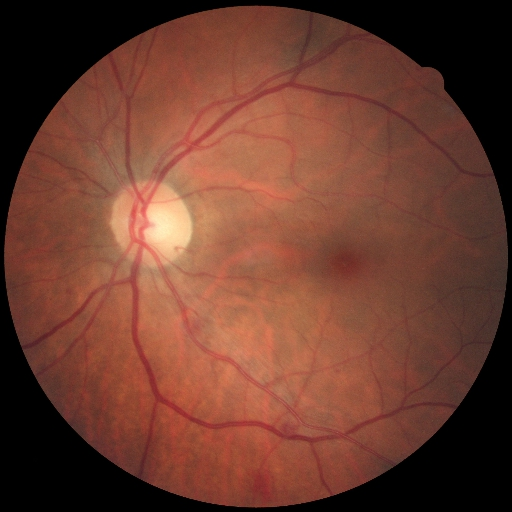
#> input picture M2_Fovea_loc/8_left.jpg, 512 x 512 px
$ python -i skeleton.py   (imports and definitions only)
#> lines starting #> are read from the running program, lines starting #| are printed output that depends on the picture; after the words box and inside, x2 and y2 are one past the last pixel; in counts of white or black regions, pixels touching at a corner belong together
import skimage
import cv2
import numpy as np


# [5 lines left out: function sk_skeletonize, not called in this run]

def kernel_skeleton(image):
    # import skimage.io as io
    # image = io.imread(segmentation_path)
    # print(image.shape,np.max(image))
    image = np.where(image>128,255,0).astype(np.uint8)
    print(image.dtype,np.max(image))

    A = 200
    L = 50

    # Centerline extraction using Zeun-Shang's thinning algorithm
    # Using opencv-contrib-python which provides very fast and efficient thinning algorithm
    # The package can be installed using pip
    thinned = cv2.ximgproc.thinning(image)
    # Filling broken lines via morphological closing using a linear kernel
    kernel = np.ones((1, 10), np.uint8)
    d_im = cv2.dilate(thinned, kernel)
    e_im = cv2.erode(d_im, kernel)
    num_rows, num_cols = thinned.shape
    for i in range (1, 360//15):
        rotation_matrix = cv2.getRotationMatrix2D((num_cols/2, num_rows/2), 15*i, 1)
        img_rotation = cv2.warpAffine(thinned, rotation_matrix, (num_cols, num_rows))
        temp_d_im = cv2.dilate(img_rotation, kernel)
        temp_e_im = cv2.erode(temp_d_im, kernel)
        rotation_matrix = cv2.getRotationMatrix2D((num_cols/2, num_rows/2), -15*i, 1)
        im = cv2.warpAffine(temp_e_im, rotation_matrix, (num_cols, num_rows))
        e_im = np.maximum(im, e_im)
    # Skeletonizing again to remove unwanted noise
    thinned1 = cv2.ximgproc.thinning(e_im)
    # thinned1 = thinned1*(mask/255)
    # Removing bifurcation points by using specially designed kernels
    # Can be optimized further! (not the best implementation)
    thinned1 = np.uint8(thinned1)


    thh = thinned1.copy()
    hi = thinned1.copy()
    thi = thinned1.copy()
    hi = cv2.cvtColor(hi, cv2.COLOR_GRAY2BGR)
    thi = cv2.cvtColor(thi, cv2.COLOR_GRAY2BGR)
    thh = thh/255
    kernel1 = np.array([[1,0,1],[0,1,0],[0,1,0]])
    kernel2 = np.array([[0,1,0],[1,1,1],[0,0,0]])
    kernel3 = np.array([[0,1,0],[0,1,1],[1,0,0]])
    kernel4 = np.array([[1,0,1],[0,1,0],[0,0,1]])
    kernel5 = np.array([[1,0,1],[0,1,0],[1,0,1]])
    kernels = [kernel1, kernel2, kernel3, kernel4, kernel5]
    for k in kernels:
        k1 = k
        k2 = cv2.rotate(k1, cv2.ROTATE_90_CLOCKWISE)
        k3 = cv2.rotate(k2, cv2.ROTATE_90_CLOCKWISE)
        k4 = cv2.rotate(k3, cv2.ROTATE_90_CLOCKWISE)
        ks = [k1, k2, k3, k4]
        for kernel in ks:
            th = cv2.filter2D(thh, -1, kernel)
            for i in range(th.shape[0]):
                for j in range(th.shape[1]):
                    if(th[i,j]==4.0):
                        cv2.circle(hi, (j, i), 2, (0, 255, 0), 2)
                        cv2.circle(thi, (j, i), 2, (0, 0, 0), 2)
    thi = cv2.cvtColor(thi, cv2.COLOR_BGR2GRAY)
    cl = thi.copy()
    contours, hierarchy = cv2.findContours(thi, cv2.RETR_TREE, cv2.CHAIN_APPROX_NONE)
    for c in contours:
        if (c.size<L):
            cv2.drawContours(cl, [c], 0, 0, -1)


    # [19 lines of commented-out code are left out]

    return thinned1

# [82 lines left out: functions thin_skeleton, filter_over, not called in this run]

>>> import cv2
>>> picture = cv2.imread('../../M2_Fovea_loc/8_left.jpg', cv2.IMREAD_GRAYSCALE)
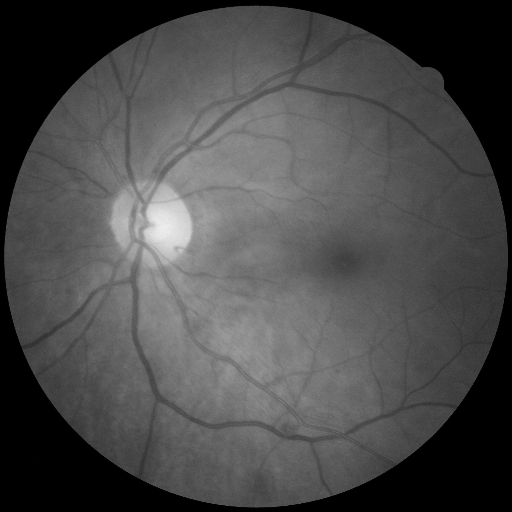
#> picture: shape (512, 512); min 0, max 240, mean 73.9
>>> result = kernel_skeleton(picture)
#> in kernel_skeleton, `image = np.where(image>128,255,0).astype(np.uint8)`:
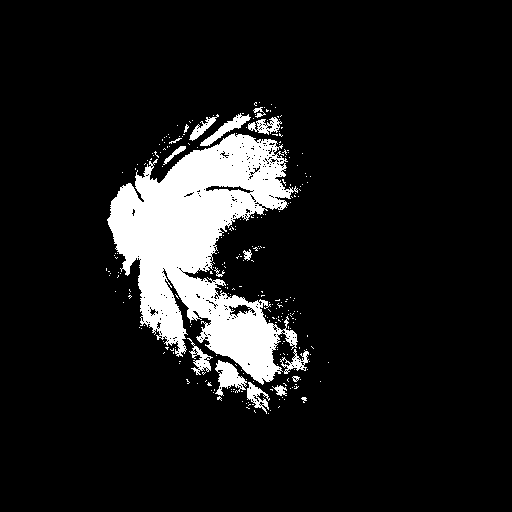
#> image: shape (512, 512); 10.2% white; 261 white regions (244 under 20 px), largest, box (x1, y1, x2, y2) and area: (107, 133, 298, 385) 23445, (215, 360, 247, 396) 573, (200, 113, 251, 146) 434
#| uint8 255
#> in kernel_skeleton, `thinned = cv2.ximgproc.thinning(image)`: thinned: shape (512, 512); 2.3% white in thin lines or dots, all inside (x1, y1, x2, y2) = (106, 102, 329, 414)
#> in kernel_skeleton, `d_im = cv2.dilate(thinned, kernel)`: d_im: shape (512, 512); 9.8% white; 50 white regions (29 under 20 px), largest, box (x1, y1, x2, y2) and area: (102, 135, 319, 414) 22493, (158, 115, 223, 143) 578, (242, 115, 288, 137) 565
#> in kernel_skeleton, `e_im = cv2.erode(d_im, kernel)`: e_im: shape (512, 512); 5% white; 81 white regions (73 under 20 px), largest, box (x1, y1, x2, y2) and area: (111, 135, 312, 414) 11950, (247, 117, 283, 134) 351, (204, 107, 272, 144) 192
#> after the loop in kernel_skeleton, `for i in range (1, 360//15):`:
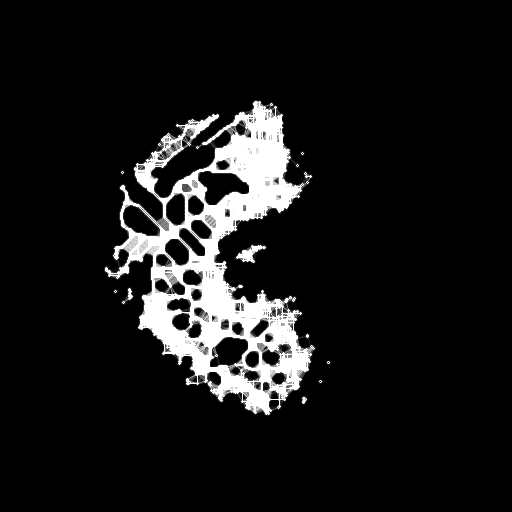
#> e_im: shape (512, 512); min 0, max 255, mean 23
#> after the loop in kernel_skeleton, `for i in range (1, 360//15):`:
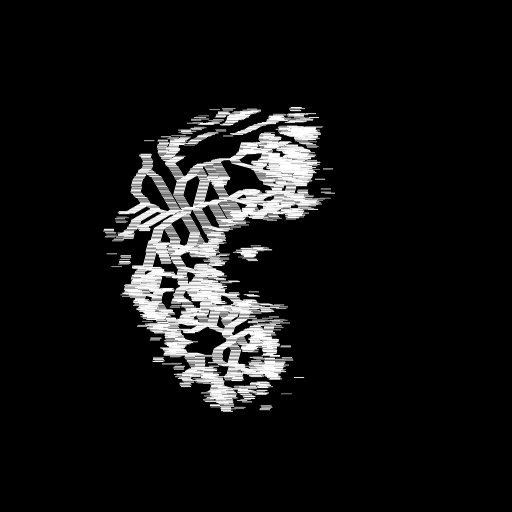
#> temp_d_im: shape (512, 512); min 0, max 255, mean 20.9
#> in kernel_skeleton, `thinned1 = cv2.ximgproc.thinning(e_im)`: thinned1: shape (512, 512); 1.7% white in thin lines or dots, all inside (x1, y1, x2, y2) = (106, 104, 330, 413)
#> after the loop in kernel_skeleton, `for k in kernels:`:
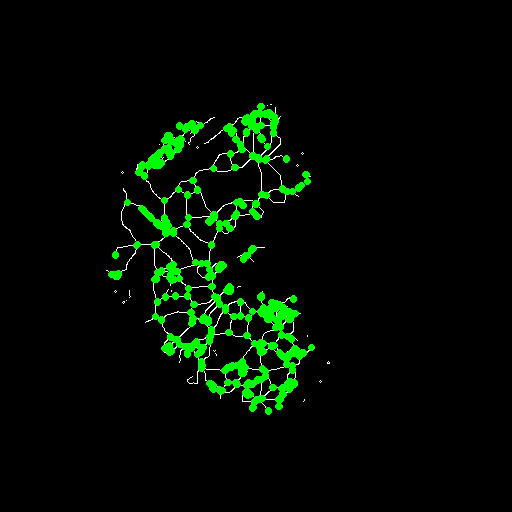
#> hi: shape (512, 512, 3); mean B, G, R 1.7, 11.6, 1.7
#> after the loop in kernel_skeleton, `for k in kernels:`:
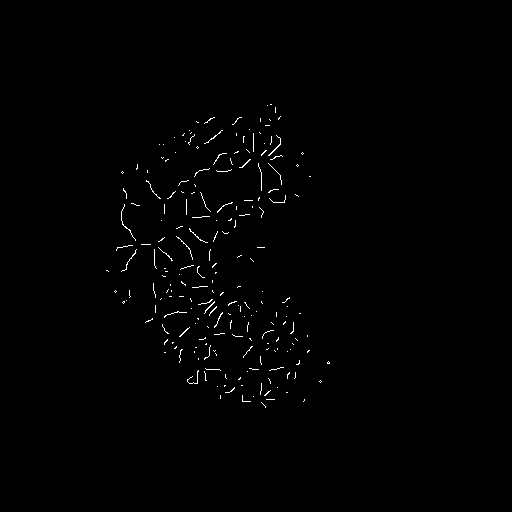
#> thi: shape (512, 512, 3); 0.66% white in thin lines or dots, all inside (x1, y1, x2, y2) = (106, 104, 330, 408)
#> in kernel_skeleton, `contours, hierarchy = cv2.findContours(thi, cv2.RETR_TREE, cv2.CHAIN_A..`: contours = 216 contours, all with area under 20
#> the loop in kernel_skeleton, `for c in contours:` made 216 passes
#> c on passes 2, 4, 7: [[304, 399], [304, 400], [303, 401], [304, 400]], [[253, 396]], [[286, 392], [287, 392]]
#> after the loop in kernel_skeleton, `for c in contours:`:
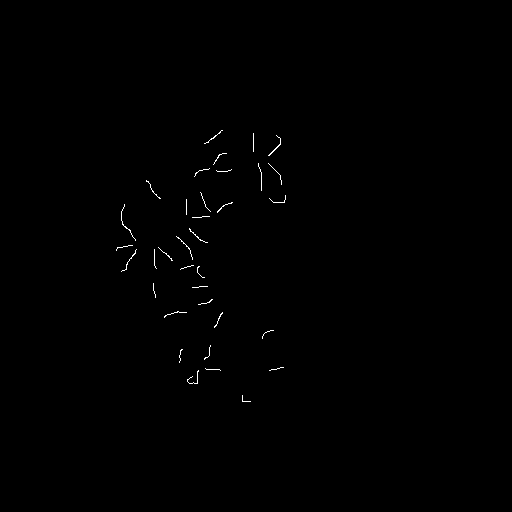
#> cl: shape (512, 512); 0.29% white in thin lines or dots, all inside (x1, y1, x2, y2) = (116, 130, 286, 402)
